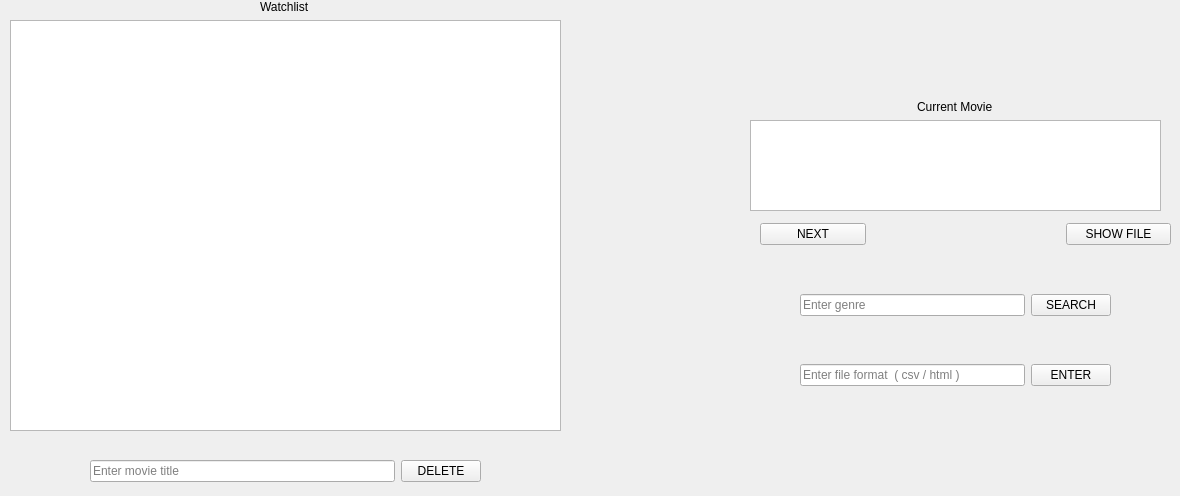
    <widget class="QWidget" name="user_mode">
     <attribute name="title">
      <string>User Mode</string>
     </attribute>
     <widget class="QWidget" name="layoutWidget">
      <property name="geometry">
       <rect>
        <x>10</x>
        <y>0</y>
        <width>551</width>
        <height>431</height>
       </rect>
      </property>
      <layout class="QVBoxLayout" name="verticalLayout_2">
       <item alignment="Qt::AlignHCenter">
        <widget class="QLabel" name="label_7">
         <property name="text">
          <string>Watchlist</string>
         </property>
        </widget>
       </item>
       <item>
        <widget class="QListWidget" name="watchlist">
         <property name="palette">
          <palette>
           <active>
            <colorrole role="Dark">
             <brush brushstyle="SolidPattern">
              <color alpha="255">
               <red>0</red>
               <green>0</green>
               <blue>0</blue>
              </color>
             </brush>
            </colorrole>
            <colorrole role="Mid">
             <brush brushstyle="SolidPattern">
              <color alpha="255">
               <red>255</red>
               <green>255</green>
               <blue>255</blue>
              </color>
             </brush>
            </colorrole>
            <colorrole role="BrightText">
             <brush brushstyle="SolidPattern">
              <color alpha="255">
               <red>255</red>
               <green>255</green>
               <blue>255</blue>
              </color>
             </brush>
            </colorrole>
            <colorrole role="Base">
             <brush brushstyle="SolidPattern">
              <color alpha="255">
               <red>255</red>
               <green>255</green>
               <blue>255</blue>
              </color>
             </brush>
            </colorrole>
            <colorrole role="Shadow">
             <brush brushstyle="SolidPattern">
              <color alpha="255">
               <red>255</red>
               <green>255</green>
               <blue>255</blue>
              </color>
             </brush>
            </colorrole>
            <colorrole role="HighlightedText">
             <brush brushstyle="SolidPattern">
              <color alpha="255">
               <red>255</red>
               <green>255</green>
               <blue>255</blue>
              </color>
             </brush>
            </colorrole>
            <colorrole role="AlternateBase">
             <brush brushstyle="SolidPattern">
              <color alpha="255">
               <red>255</red>
               <green>255</green>
               <blue>255</blue>
              </color>
             </brush>
            </colorrole>
            <colorrole role="Accent">
             <brush brushstyle="SolidPattern">
              <color alpha="255">
               <red>255</red>
               <green>255</green>
               <blue>255</blue>
              </color>
             </brush>
            </colorrole>
           </active>
           <inactive>
            <colorrole role="Dark">
             <brush brushstyle="SolidPattern">
              <color alpha="255">
               <red>0</red>
               <green>0</green>
               <blue>0</blue>
              </color>
             </brush>
            </colorrole>
            <colorrole role="Mid">
             <brush brushstyle="SolidPattern">
              <color alpha="255">
               <red>255</red>
               <green>255</green>
               <blue>255</blue>
              </color>
             </brush>
            </colorrole>
            <colorrole role="BrightText">
             <brush brushstyle="SolidPattern">
              <color alpha="255">
               <red>255</red>
               <green>255</green>
               <blue>255</blue>
              </color>
             </brush>
            </colorrole>
            <colorrole role="Base">
             <brush brushstyle="SolidPattern">
              <color alpha="255">
               <red>255</red>
               <green>255</green>
               <blue>255</blue>
              </color>
             </brush>
            </colorrole>
            <colorrole role="Shadow">
             <brush brushstyle="SolidPattern">
              <color alpha="255">
               <red>255</red>
               <green>255</green>
               <blue>255</blue>
              </color>
             </brush>
            </colorrole>
            <colorrole role="HighlightedText">
             <brush brushstyle="SolidPattern">
              <color alpha="255">
               <red>255</red>
               <green>255</green>
               <blue>255</blue>
              </color>
             </brush>
            </colorrole>
            <colorrole role="AlternateBase">
             <brush brushstyle="SolidPattern">
              <color alpha="255">
               <red>255</red>
               <green>255</green>
               <blue>255</blue>
              </color>
             </brush>
            </colorrole>
            <colorrole role="Accent">
             <brush brushstyle="SolidPattern">
              <color alpha="255">
               <red>255</red>
               <green>255</green>
               <blue>255</blue>
              </color>
             </brush>
            </colorrole>
           </inactive>
           <disabled>
            <colorrole role="WindowText">
             <brush brushstyle="SolidPattern">
              <color alpha="255">
               <red>0</red>
               <green>0</green>
               <blue>0</blue>
              </color>
             </brush>
            </colorrole>
            <colorrole role="Dark">
             <brush brushstyle="SolidPattern">
              <color alpha="255">
               <red>0</red>
               <green>0</green>
               <blue>0</blue>
              </color>
             </brush>
            </colorrole>
            <colorrole role="Mid">
             <brush brushstyle="SolidPattern">
              <color alpha="255">
               <red>255</red>
               <green>255</green>
               <blue>255</blue>
              </color>
             </brush>
            </colorrole>
            <colorrole role="Text">
             <brush brushstyle="SolidPattern">
              <color alpha="255">
               <red>0</red>
               <green>0</green>
               <blue>0</blue>
              </color>
             </brush>
            </colorrole>
            <colorrole role="BrightText">
             <brush brushstyle="SolidPattern">
              <color alpha="255">
               <red>255</red>
               <green>255</green>
               <blue>255</blue>
              </color>
             </brush>
            </colorrole>
            <colorrole role="ButtonText">
             <brush brushstyle="SolidPattern">
              <color alpha="255">
               <red>0</red>
               <green>0</green>
               <blue>0</blue>
              </color>
             </brush>
            </colorrole>
            <colorrole role="Shadow">
             <brush brushstyle="SolidPattern">
              <color alpha="255">
               <red>255</red>
               <green>255</green>
               <blue>255</blue>
              </color>
             </brush>
            </colorrole>
            <colorrole role="HighlightedText">
             <brush brushstyle="SolidPattern">
              <color alpha="255">
               <red>255</red>
               <green>255</green>
               <blue>255</blue>
              </color>
             </brush>
            </colorrole>
            <colorrole role="AlternateBase">
             <brush brushstyle="SolidPattern">
              <color alpha="255">
               <red>255</red>
               <green>255</green>
               <blue>255</blue>
              </color>
             </brush>
            </colorrole>
            <colorrole role="Accent">
             <brush brushstyle="SolidPattern">
              <color alpha="255">
               <red>255</red>
               <green>255</green>
               <blue>255</blue>
              </color>
             </brush>
            </colorrole>
           </disabled>
          </palette>
         </property>
        </widget>
       </item>
      </layout>
     </widget>
     <widget class="QWidget" name="layoutWidget">
      <property name="geometry">
       <rect>
        <x>90</x>
        <y>456</y>
        <width>391</width>
        <height>31</height>
       </rect>
      </property>
      <layout class="QHBoxLayout" name="horizontalLayout_2">
       <item>
        <widget class="QLineEdit" name="titleLine_User">
         <property name="placeholderText">
          <string>Enter movie title</string>
         </property>
        </widget>
       </item>
       <item>
        <widget class="QPushButton" name="deleteButton_USER">
         <property name="text">
          <string>DELETE</string>
         </property>
        </widget>
       </item>
      </layout>
     </widget>
     <widget class="QWidget" name="layoutWidget">
      <property name="geometry">
       <rect>
        <x>800</x>
        <y>290</y>
        <width>311</width>
        <height>31</height>
       </rect>
      </property>
      <layout class="QHBoxLayout" name="horizontalLayout_3">
       <item>
        <widget class="QLineEdit" name="searchLine">
         <property name="placeholderText">
          <string>Enter genre</string>
         </property>
        </widget>
       </item>
       <item>
        <widget class="QPushButton" name="searchButton">
         <property name="text">
          <string>SEARCH</string>
         </property>
        </widget>
       </item>
      </layout>
     </widget>
     <widget class="QWidget" name="layoutWidget">
      <property name="geometry">
       <rect>
        <x>800</x>
        <y>360</y>
        <width>311</width>
        <height>31</height>
       </rect>
      </property>
      <layout class="QHBoxLayout" name="horizontalLayout_4">
       <item>
        <widget class="QLineEdit" name="fileFormatLine">
         <property name="palette">
          <palette>
           <active>
            <colorrole role="WindowText">
             <brush brushstyle="SolidPattern">
              <color alpha="255">
               <red>255</red>
               <green>255</green>
               <blue>255</blue>
              </color>
             </brush>
            </colorrole>
           </active>
           <inactive>
            <colorrole role="WindowText">
             <brush brushstyle="SolidPattern">
              <color alpha="255">
               <red>255</red>
               <green>255</green>
               <blue>255</blue>
              </color>
             </brush>
            </colorrole>
           </inactive>
           <disabled/>
          </palette>
         </property>
         <property name="placeholderText">
          <string>Enter file format  ( csv / html )</string>
         </property>
        </widget>
       </item>
       <item>
        <widget class="QPushButton" name="fileFormatButton">
         <property name="text">
          <string>ENTER</string>
         </property>
        </widget>
       </item>
      </layout>
     </widget>
     <widget class="QWidget" name="layoutWidget">
      <property name="geometry">
       <rect>
        <x>760</x>
        <y>220</y>
        <width>411</width>
        <height>28</height>
       </rect>
      </property>
      <layout class="QHBoxLayout" name="horizontalLayout_5">
       <property name="spacing">
        <number>200</number>
       </property>
       <item>
        <widget class="QPushButton" name="nextButton">
         <property name="text">
          <string>NEXT</string>
         </property>
        </widget>
       </item>
       <item>
        <widget class="QPushButton" name="showFileButton">
         <property name="text">
          <string>SHOW FILE</string>
         </property>
        </widget>
       </item>
      </layout>
     </widget>
     <widget class="QWidget" name="layoutWidget">
      <property name="geometry">
       <rect>
        <x>750</x>
        <y>100</y>
        <width>411</width>
        <height>111</height>
       </rect>
      </property>
      <layout class="QVBoxLayout" name="verticalLayout_3">
       <item alignment="Qt::AlignHCenter">
        <widget class="QLabel" name="label_8">
         <property name="text">
          <string>Current Movie</string>
         </property>
        </widget>
       </item>
       <item>
        <widget class="QListWidget" name="currentMovie">
         <property name="palette">
          <palette>
           <active>
            <colorrole role="Dark">
             <brush brushstyle="SolidPattern">
              <color alpha="255">
               <red>0</red>
               <green>0</green>
               <blue>0</blue>
              </color>
             </brush>
            </colorrole>
            <colorrole role="Mid">
             <brush brushstyle="SolidPattern">
              <color alpha="255">
               <red>255</red>
               <green>255</green>
               <blue>255</blue>
              </color>
             </brush>
            </colorrole>
            <colorrole role="BrightText">
             <brush brushstyle="SolidPattern">
              <color alpha="255">
               <red>255</red>
               <green>255</green>
               <blue>255</blue>
              </color>
             </brush>
            </colorrole>
            <colorrole role="Base">
             <brush brushstyle="SolidPattern">
              <color alpha="255">
               <red>255</red>
               <green>255</green>
               <blue>255</blue>
              </color>
             </brush>
            </colorrole>
            <colorrole role="Shadow">
             <brush brushstyle="SolidPattern">
              <color alpha="255">
               <red>255</red>
               <green>255</green>
               <blue>255</blue>
              </color>
             </brush>
            </colorrole>
            <colorrole role="HighlightedText">
             <brush brushstyle="SolidPattern">
              <color alpha="255">
               <red>255</red>
               <green>255</green>
               <blue>255</blue>
              </color>
             </brush>
            </colorrole>
            <colorrole role="AlternateBase">
             <brush brushstyle="SolidPattern">
              <color alpha="255">
               <red>255</red>
               <green>255</green>
               <blue>255</blue>
              </color>
             </brush>
            </colorrole>
            <colorrole role="Accent">
             <brush brushstyle="SolidPattern">
              <color alpha="255">
               <red>255</red>
               <green>255</green>
               <blue>255</blue>
              </color>
             </brush>
            </colorrole>
           </active>
           <inactive>
            <colorrole role="Dark">
             <brush brushstyle="SolidPattern">
              <color alpha="255">
               <red>0</red>
               <green>0</green>
               <blue>0</blue>
              </color>
             </brush>
            </colorrole>
            <colorrole role="Mid">
             <brush brushstyle="SolidPattern">
              <color alpha="255">
               <red>255</red>
               <green>255</green>
               <blue>255</blue>
              </color>
             </brush>
            </colorrole>
            <colorrole role="BrightText">
             <brush brushstyle="SolidPattern">
              <color alpha="255">
               <red>255</red>
               <green>255</green>
               <blue>255</blue>
              </color>
             </brush>
            </colorrole>
            <colorrole role="Base">
             <brush brushstyle="SolidPattern">
              <color alpha="255">
               <red>255</red>
               <green>255</green>
               <blue>255</blue>
              </color>
             </brush>
            </colorrole>
            <colorrole role="Shadow">
             <brush brushstyle="SolidPattern">
              <color alpha="255">
               <red>255</red>
               <green>255</green>
               <blue>255</blue>
              </color>
             </brush>
            </colorrole>
            <colorrole role="HighlightedText">
             <brush brushstyle="SolidPattern">
              <color alpha="255">
               <red>255</red>
               <green>255</green>
               <blue>255</blue>
              </color>
             </brush>
            </colorrole>
            <colorrole role="AlternateBase">
             <brush brushstyle="SolidPattern">
              <color alpha="255">
               <red>255</red>
               <green>255</green>
               <blue>255</blue>
              </color>
             </brush>
            </colorrole>
            <colorrole role="Accent">
             <brush brushstyle="SolidPattern">
              <color alpha="255">
               <red>255</red>
               <green>255</green>
               <blue>255</blue>
              </color>
             </brush>
            </colorrole>
           </inactive>
           <disabled>
            <colorrole role="WindowText">
             <brush brushstyle="SolidPattern">
              <color alpha="255">
               <red>0</red>
               <green>0</green>
               <blue>0</blue>
              </color>
             </brush>
            </colorrole>
            <colorrole role="Dark">
             <brush brushstyle="SolidPattern">
              <color alpha="255">
               <red>0</red>
               <green>0</green>
               <blue>0</blue>
              </color>
             </brush>
            </colorrole>
            <colorrole role="Mid">
             <brush brushstyle="SolidPattern">
              <color alpha="255">
               <red>255</red>
               <green>255</green>
               <blue>255</blue>
              </color>
             </brush>
            </colorrole>
            <colorrole role="Text">
             <brush brushstyle="SolidPattern">
              <color alpha="255">
               <red>0</red>
               <green>0</green>
               <blue>0</blue>
              </color>
             </brush>
            </colorrole>
            <colorrole role="BrightText">
             <brush brushstyle="SolidPattern">
              <color alpha="255">
               <red>255</red>
               <green>255</green>
               <blue>255</blue>
              </color>
             </brush>
            </colorrole>
            <colorrole role="ButtonText">
             <brush brushstyle="SolidPattern">
              <color alpha="255">
               <red>0</red>
               <green>0</green>
               <blue>0</blue>
              </color>
             </brush>
            </colorrole>
            <colorrole role="Shadow">
             <brush brushstyle="SolidPattern">
              <color alpha="255">
               <red>255</red>
               <green>255</green>
               <blue>255</blue>
              </color>
             </brush>
            </colorrole>
            <colorrole role="HighlightedText">
             <brush brushstyle="SolidPattern">
              <color alpha="255">
               <red>255</red>
               <green>255</green>
               <blue>255</blue>
              </color>
             </brush>
            </colorrole>
            <colorrole role="AlternateBase">
             <brush brushstyle="SolidPattern">
              <color alpha="255">
               <red>255</red>
               <green>255</green>
               <blue>255</blue>
              </color>
             </brush>
            </colorrole>
            <colorrole role="Accent">
             <brush brushstyle="SolidPattern">
              <color alpha="255">
               <red>255</red>
               <green>255</green>
               <blue>255</blue>
              </color>
             </brush>
            </colorrole>
           </disabled>
          </palette>
         </property>
        </widget>
       </item>
      </layout>
     </widget>
    </widget>
